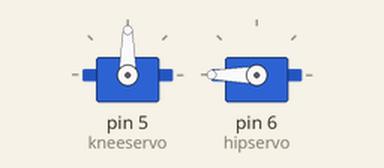
Bench run of a sketch on a simulated Arduino Uno, built with avr-gcc and run on an emulated ATmega328P. Parts: 2 × servo.

Above: at 0.05 s.
At 0.6 s:
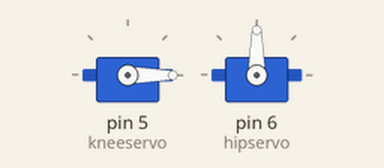
At 1.15 s:
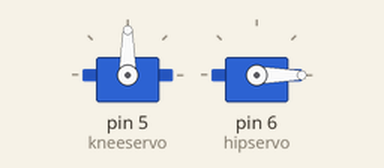
At 2.2 s:
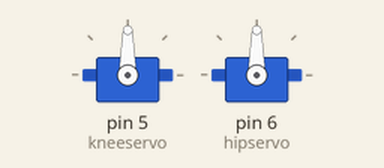
Timing chart, 0 to 5.1 s (numbered marks = the images above):
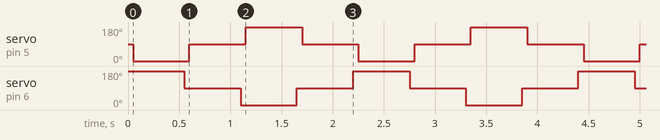

Measured:
- by itself, servo on pin 5 (kneeservo): repeats every 2.2 s: 90° 0.55 s, 180° 0.55 s, 90° 0.55 s, 0° 0.55 s
- by itself, servo on pin 6 (hipservo): repeats every 2.2 s: 0° 0.55 s, 90° 0.55 s, 180° 0.55 s, 90° 0.55 s

The sketch:

BorisFirstLegDemo.ino
```cpp
//***************************************************
//Boris Leg Demonstration:
//Attempt at first leg prototype for senior design
//demonstration
//Date: 11/17/2014
//***************************************************

#include <Servo.h>

//Servo objects for knee and hip of leg
Servo kneeservo;
Servo hipservo;

//Variable to store the position of each of the servos
int kneepos;
int hippos;

void setup()
{
  kneeservo.attach(5);
  hipservo.attach(6);
}

void loop()
{
  hipservo.write(180);
  delay(50);
  kneeservo.write(0);
  delay(500);
  hipservo.write(90);
  delay(50);
  kneeservo.write(90);
  delay(500);
  hipservo.write(0);
  delay(50);
  kneeservo.write(180);
  delay(500);
  hipservo.write(90);
  delay(50);
  kneeservo.write(90);
  delay(500);

  /*
  for(hippos = 0; hippos < 90; hippos += 5)  // goes from 0 degrees to 180 degrees
  {                                  // in steps of 1 degree
    for(kneepos = 0; kneepos < 90; kneepos += 5)
    {
      hipservo.write(hippos);
      kneeservo.write(kneepos);              // tell servo to go to position in variable 'pos'
      delay(100);                       // waits 15ms for the servo to reach the position
    }
  }
  for(hippos = 90; hippos >= 1; hippos -= 5)     // goes from 180 degrees to 0 degrees
  {
    for(kneepos = 90; kneepos >= 1; kneepos -=  5)
    {
      hipservo.write(hippos);
      kneeservo.write(kneepos);              // tell servo to go to position in variable 'pos'
      delay(100);                       // waits 15ms for the servo to reach the position
    }
  } */
}
```
